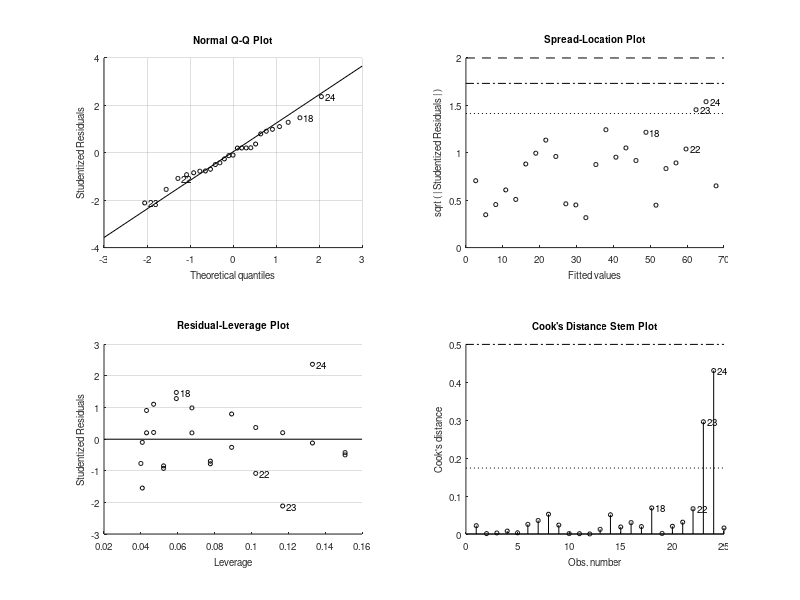
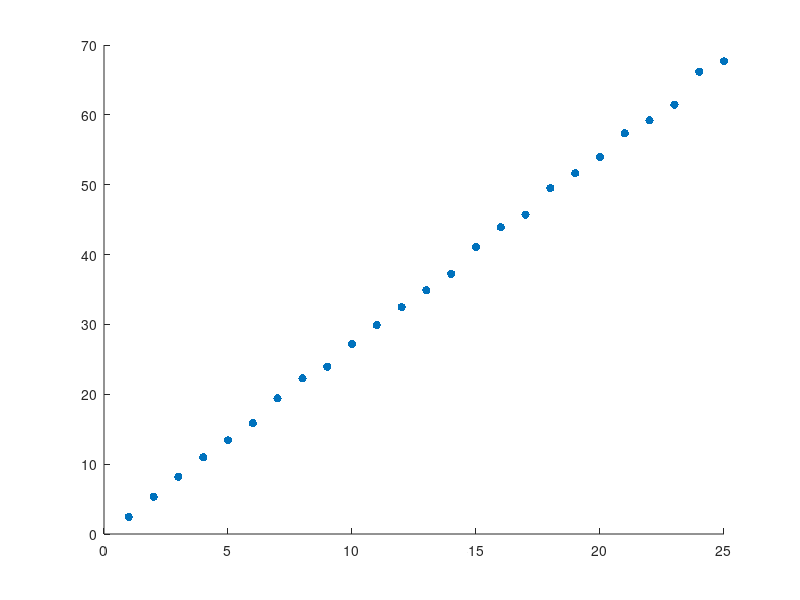

Write the MATLAB code that produced these figures, in order. (Note: this script raises an error after producing the figures.)
%%
%Simple Linear Regression

x = 1:25;
y = x*2.7 + randn(size(x))*0.5;

mdl = fitlm(x', y');

% Data points
figure;
scatter(x, y, 'filled', 'DisplayName', 'Data Points');
hold on;

% Linear regression line
x_range = min(x):0.01:max(x);
y_pred = predict(mdl, x_range');
plot(x_range, y_pred, 'r-', 'LineWidth', 2, 'DisplayName', 'Linear Regression');

title('Linear Regression Example');
xlabel('X-axis');
ylabel('Y-axis');
legend('Location', 'northwest');
grid on;

%%
% Multiple Linear Regression

% Generate random data for three independent variables (X1, X2, X3) and one dependent variable (Y)
rng(123); % Set seed for reproducibility
num_samples = 100;
X1 = randn(num_samples, 1);
X2 = randn(num_samples, 1);
X3 = randn(num_samples, 1);
Y = 2*X1 + 3*X2 - 0.5*X3 + 5 + 0.5*randn(num_samples, 1);

% Create a table for better data organization
data = table(X1, X2, X3, Y, 'VariableNames', {'X1', 'X2', 'X3', 'Y'});

% Fit multiple linear regression model
mdl = fitlm(data, 'Y ~ X1 + X2 + X3');

disp('Regression Coefficients:');
disp(mdl.Coefficients.Estimate);

Y_pred = predict(mdl, data);

% Subplot 1: Actual vs. Predicted Values
subplot(1, 2, 1);
scatter(data.Y, Y_pred, 'filled');
title('Actual vs. Predicted Values');
xlabel('Actual Y');
ylabel('Predicted Y');
grid on;

% Subplot 2: Residuals vs. Fitted Values
subplot(1, 2, 2);
plotResiduals(mdl, 'fitted');
title('Residuals vs. Fitted Values');
xlabel('Fitted Values');
ylabel('Residuals');
grid on;
